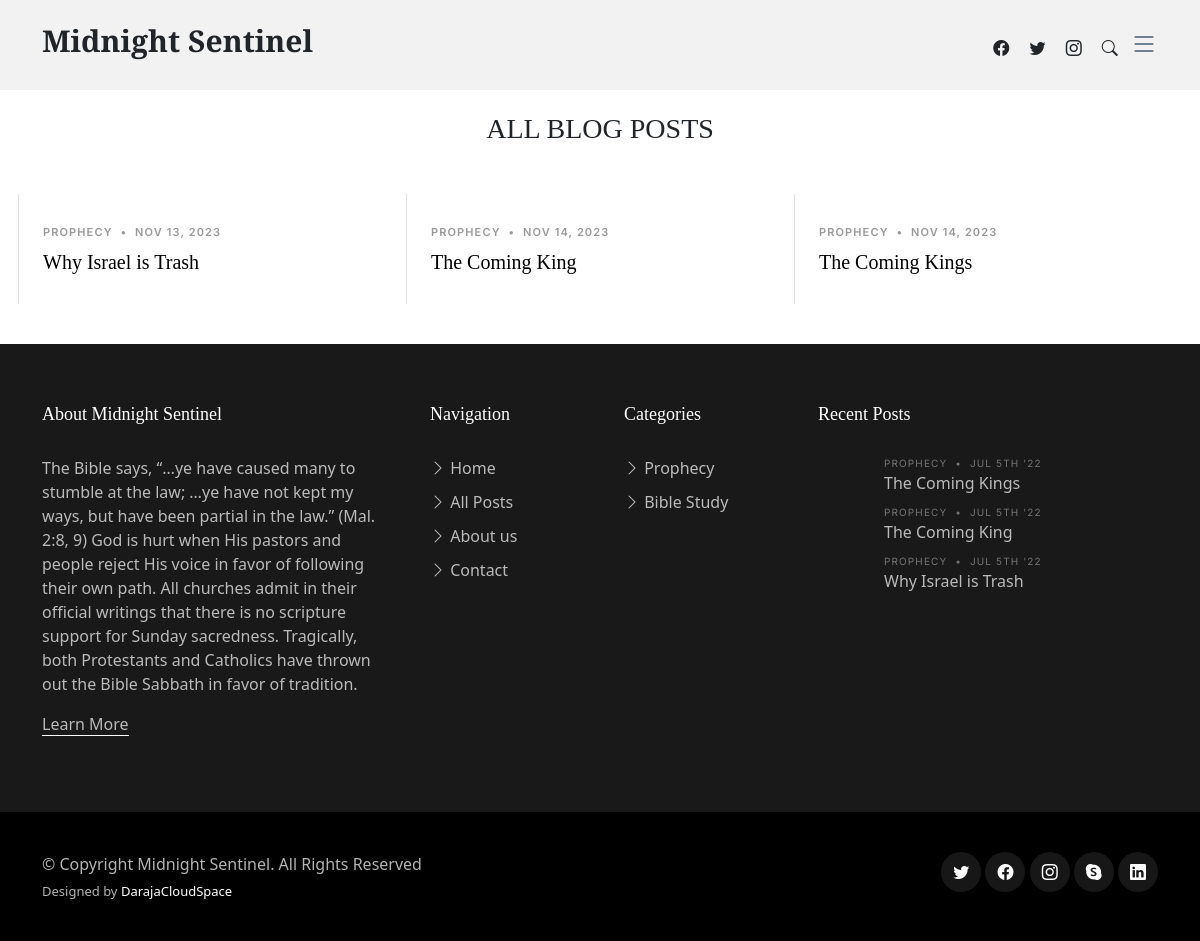
The app's page /blogs/ with its own data.
### post/models.py (models this page shows, shortened)
class Post(models.Model):
    title = models.CharField(max_length=100)
    overview = models.TextField()
    content_post = models.TextField()
    timestamp = models.DateTimeField(default=timezone.now)
    comment_count =models.PositiveBigIntegerField(default=0)
    author = models.ForeignKey(Author, on_delete=models.CASCADE)
    thumbnail = models.ImageField()
    category = models.ForeignKey(Category, on_delete=models.PROTECT, default=1)
    featured = models.BooleanField()
    slug = models.SlugField(unique=True, blank=True)

class Category(models.Model):
    name = models.CharField(max_length=20)

class About(models.Model):
    ministry_name = models.CharField(max_length=50)
    ministry_history = models.TextField()
    ministry_pic = models.ImageField()
    ministry_mission = models.TextField()
    ministry_mission_pic = models.ImageField()
    latest_news_title = models.CharField(max_length=50)
    latest_news = models.TextField()
    team_description =models.TextField()

### post/views.py (the view)
# urls.py: path('blogs/',views.all_blogs_view, name="all_posts"),
def all_blogs_view(request):
    all_posts = Post.objects.all()
    context = {
        'all_posts': all_posts,
    }
    return render(request, 'Sentinel_App/all_post.html', context)

### post/views.py (called while the page is built)
def category_list(request):
    categorys_list = Category.objects.all()
    category_posts =Post.objects.all()
    recent_posts = Post.objects.order_by('-timestamp')[:6]
    about_ministry = About.objects.all()
    latest_posts = Post.objects.order_by('-timestamp')[:6]
    context = {
        'category_list':categorys_list,
        'category_posts': category_posts,
        'recent_posts':recent_posts,
        'about_ministry':about_ministry,
        'latest_posts':latest_posts,
    }
    return context

### Sentinel_App/templates/Sentinel_App/all_post.html (shortened to what this page needs)
{% extends 'Sentinel_App/base.html' %}
{% block content %}
<section class="all post">
    <div class="container" data-aos="fade-up">
        <br>
        <br>
        <div class="text-center mb-5">
            <h3>ALL BLOG POSTS</h3>
        </div>
        <div class="d-flex justify-content-center align-items-center">
            <div class="col-lg-12">
                <div class="row g-5">
                    {% for post in all_posts %}
                        <div class="col-lg-4 border-start custom-border">
                            <div class="post-entry-1">
                                <div class="post-meta"><span class="date">{{ post.category.name }}</span> <span class="mx-1">&bullet;</span> <span>{{ post.timestamp|date:"M d, Y" }}</span></div>
                                <h2><a href="{% url 'single_post' slug=post.slug %}">{{ post.title }}</a></h2>
                            </div>
                        </div>
                    {% endfor %}
                </div>
            </div>
        </div>
    </div>
</section>
{% endblock %}

### Sentinel_App/templates/Sentinel_App/footer.html (shortened to what this page needs)
<footer id="footer" class="footer">
    <div class="footer-content">
      <div class="container">
        <div class="row g-5">
          <div class="col-lg-4">
            {% for about in about_ministry%}
            <h3 class="footer-heading">About {{ about.ministry_name }}</h3>
            <p>{{about.ministry_history}}</p>
            {%endfor%}
            <p><a href="{% url 'about' %}" class="footer-link-more">Learn More</a></p>
          </div>
          <div class="col-6 col-lg-2">
            <h3 class="footer-heading">Navigation</h3>
            <ul class="footer-links list-unstyled">
              <li><a href="{% url 'home' %}"><i class="bi bi-chevron-right"></i> Home</a></li>
              <li><a href="{% url 'all_posts' %}"><i class="bi bi-chevron-right"></i> All Posts</a></li>
              <li><a href="{% url 'about' %}"><i class="bi bi-chevron-right"></i> About us</a></li>
              <li><a href="{% url 'contact' %}"><i class="bi bi-chevron-right"></i> Contact</a></li>
            </ul>
          </div>
          <div class="col-6 col-lg-2">
            <h3 class="footer-heading">Categories</h3>
            <ul class="footer-links list-unstyled">
              {% for category in category_list %}
                 <li>
                 <a class="dropdown-item" href="/category/{{category.name}}"><i class="bi bi-chevron-right"></i>
                  {{category.name |title}}
                </a>
                 </li>
              {%endfor%}
            </ul>
          </div>
          <div class="col-lg-4">
            <h3 class="footer-heading">Recent Posts</h3>
            <ul class="footer-links footer-blog-entry list-unstyled">
              {% for obj in recent_posts %}
              <li>
                <a href="{% url 'single_post' slug=obj.slug %}" class="d-flex align-items-center">
                  <div>
                    <div class="post-meta d-block"><span class="date">{{ obj.category.name }}</span> <span class="mx-1">&bullet;</span> <span>Jul 5th '22</span></div>
                    <span>{{ obj.title }}</span>
                  </div>
                </a>
              </li>
              {% endfor %}
            </ul>
          </div>
        </div>
      </div>
    </div>
    <div class="footer-legal">
      <div class="container">
        <div class="row justify-content-between">
          <div class="col-md-6 text-center text-md-start mb-3 mb-md-0">
            <div class="copyright">
              © Copyright <strong><span>Midnight Sentinel</span></strong>. All Rights Reserved
            </div>
            <div class="credits">
              Designed by <a href="">DarajaCloudSpace</a>
            </div>
          </div>
          <div class="col-md-6">
            <div class="social-links mb-3 mb-lg-0 text-center text-md-end">
              <a href="#" class="twitter"><i class="bi bi-twitter"></i></a>
              <a href="#" class="facebook"><i class="bi bi-facebook"></i></a>
              <a href="#" class="instagram"><i class="bi bi-instagram"></i></a>
              <a href="#" class="google-plus"><i class="bi bi-skype"></i></a>
              <a href="#" class="linkedin"><i class="bi bi-linkedin"></i></a>
            </div>
          </div>
        </div>
      </div>
    </div>
  </footer>

### static/css/variables.css (style rules this page uses)
:root { --font-default: 'EB Garamond', system-ui, -apple-system, "Segoe UI", Roboto, "Helvetica Neue", Arial, "Noto Sans", "Liberation Sans", sans-serif, "Apple Color Emoji", "Segoe UI Emoji", "Segoe UI Symbol", "Noto Color Emoji"; --font-primary: 'EB Garamond', serif; --font-secondary: 'Inter', sans-serif; --color-default: #212529; --color-default-rgb: 33, 37, 41; --color-links: #212529; --color-links-hover: #15171a; --color-primary: #212529; --color-primary-light: #26282c; --color-primary-dark: #0b0c0e; --color-primary-rgb: 33, 37, 41; --color-primary-light-rgb: 38, 40, 44; --color-primary-dark-rgb: 11, 12, 14; --color-secondary: #596d80; --color-secondary-light: #8498aa; --color-secondary-dark: #404f5c; --color-secondary-rgb: 89, 109, 128; --color-secondary-light-rgb: 132, 152, 170; --color-secondary-dark-rgb: 64, 79, 92; --color-blue: #0d6efd; --color-blue-rgb: 13, 110, 253; --color-indigo: #6610f2; --color-indigo-rgb: 102, 16, 242; --color-purple: #6f42c1; --color-purple-rgb: 111, 66, 193; --color-pink: #f3268c; --color-pink-rgb: 243, 38, 140; --color-red: #df1529; --color-red-rgb: 223, 21, 4; --color-orange: #fd7e14; --color-orange-rgb: 253, 126, 20; --color-yellow: #ffc107; --color-yellow-rgb: 255, 193, 7; --color-green: #059652; --color-green-rgb: 5, 150, 82; --color-teal: #20c997; --color-teal-rgb: 32, 201, 151; --color-cyan: #0dcaf0; --color-cyan-rgb: 13, 202, 240; --color-white: #ffffff; --color-white-rgb: 255, 255, 255; --color-gray: #6c757d; --color-gray-rgb: 108, 117, 125; --color-black: #000000; --color-black-rgb: 0, 0, 0; }
:root { --bs-blue: var(--color-blue); --bs-indigo: var(--color-indigo); --bs-purple: var(--color-purple); --bs-pink: var(--color-pink); --bs-red: var(--color-red); --bs-orange: var(--color-orange); --bs-yellow: var(--color-yellow); --bs-green: var(--color-green); --bs-teal: var(--color-teal); --bs-cyan: var(--color-cyan); --bs-white: var(--color-white); --bs-gray: var(--color-gray); --bs-gray-dark: #343a40; --bs-gray-100: #f8f9fa; --bs-gray-200: #e9ecef; --bs-gray-300: #dee2e6; --bs-gray-400: #ced4da; --bs-gray-500: #adb5bd; --bs-gray-600: #6c757d; --bs-gray-700: #495057; --bs-gray-800: #343a40; --bs-gray-900: #212529; --bs-primary: var(--color-blue); --bs-secondary: var(--color-blue); --bs-success: #198754; --bs-info: #0dcaf0; --bs-warning: #ffc107; --bs-danger: #dc3545; --bs-light: #f8f9fa; --bs-dark: #212529; --bs-primary-rgb: var(--color-primary-rgb); --bs-secondary-rgb: var(--color-secondary-rgb); --bs-success-rgb: 25, 135, 84; --bs-info-rgb: 13, 202, 240; --bs-warning-rgb: 255, 193, 7; --bs-danger-rgb: 220, 53, 69; --bs-light-rgb: 248, 249, 250; --bs-dark-rgb: 33, 37, 41; --bs-white-rgb: var(--color-white-rgb); --bs-black-rgb: var(--color-black-rgb); --bs-body-color-rgb: var(--color-default-rgb); --bs-body-bg-rgb: 255, 255, 255; --bs-font-sans-serif: var(--font-default); --bs-font-monospace: SFMono-Regular, Menlo, Monaco, Consolas, "Liberation Mono", "Courier New", monospace; --bs-gradient: linear-gradient(180deg, rgba(255, 255, 255, 0.15), rgba(255, 255, 255, 0)); --bs-body-font-family: var(--font-default); --bs-body-font-size: 1rem; --bs-body-font-weight: 400; --bs-body-line-height: 1.5; --bs-body-color: var(--color-default); --bs-body-bg: #fff; }

### records on screen
Post: category.name "PROPHECY", timestamp "NOV 13, 2023", title "Why Israel is Trash"
Post: category.name "PROPHECY", timestamp "NOV 14, 2023", title "The Coming King"
Post: category.name "PROPHECY", timestamp "NOV 14, 2023", title "The Coming Kings"
About: ministry_name "Midnight Sentinel", ministry_history "The Bible says, “…ye have caused many to stumble at the law; …ye have not kept my ways, but have been partial in the law.” (Mal. 2:8, 9) God is hurt when His pastors and people reject His voice in favor of following their own path. All churches admit in their official writings that there is no scripture support for Sunday sacredness. Tragically, both Protestants and Catholics have thrown out the Bible Sabbath in favor of tradition."
Category: name "Prophecy"
Category: name "Bible Study"
